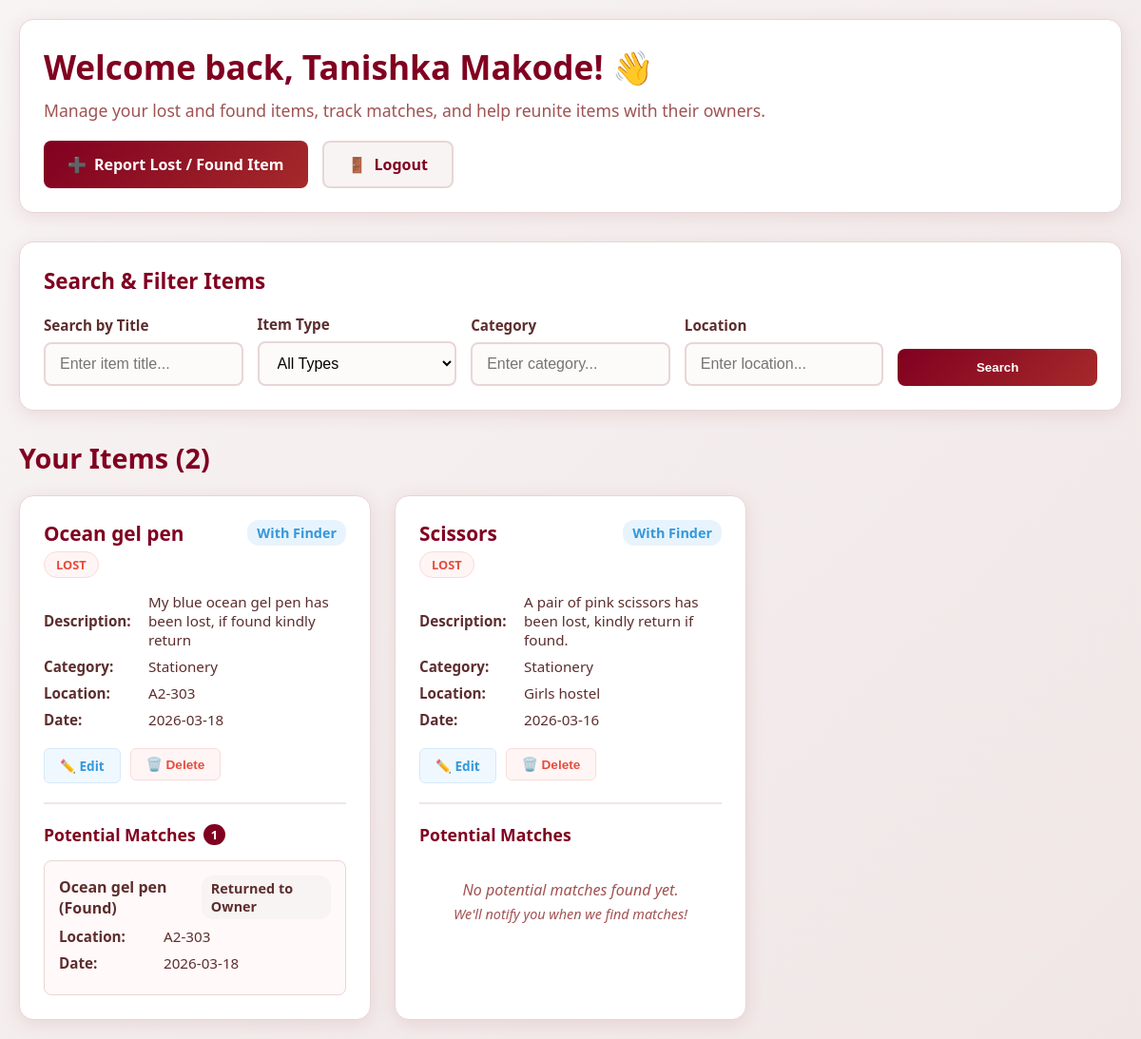
/dashboard (signed in), run on the app's committed database.
### app.py (models this page shows)
class User(db.Model, UserMixin):
    id = db.Column(db.Integer, primary_key=True)
    name = db.Column(db.String(100), nullable=False)
    email = db.Column(db.String(100), unique=True, nullable=False)
    password = db.Column(db.String(200), nullable=False)
    role = db.Column(db.String(10), default='user')
    created_at = db.Column(db.DateTime, default=datetime.utcnow)
    items = db.relationship('Item', backref='owner', lazy=True, cascade='all, delete-orphan')
    def is_admin(self):
        return self.role == 'admin'

class Item(db.Model):
    id = db.Column(db.Integer, primary_key=True)
    user_id = db.Column(db.Integer, db.ForeignKey('user.id'), nullable=False)
    title = db.Column(db.String(100), nullable=False)
    description = db.Column(db.Text, nullable=False)
    item_type = db.Column(db.String(10), nullable=False)
    category = db.Column(db.String(50), nullable=False)
    location = db.Column(db.String(100), nullable=False)
    date = db.Column(db.String(20), nullable=False)
    image_path = db.Column(db.String(200))
    status = db.Column(db.String(50), default='With Finder')
    created_at = db.Column(db.DateTime, default=datetime.utcnow)
    updated_at = db.Column(db.DateTime, default=datetime.utcnow, onupdate=datetime.utcnow)

### app.py (the view)
@app.route('/dashboard')
@login_required
def dashboard():
    if current_user.is_admin():
        return redirect(url_for('admin_dashboard'))
    search_title = request.args.get('title', '').strip()
    filter_type = request.args.get('type', '')
    filter_category = request.args.get('category', '').strip()
    filter_location = request.args.get('location', '').strip()
    query = Item.query.filter_by(user_id=current_user.id)
    if search_title:
        query = query.filter(Item.title.ilike(f"%{search_title}%"))
    if filter_type in ['Lost', 'Found']:
        query = query.filter_by(item_type=filter_type)
    if filter_category:
        query = query.filter(Item.category.ilike(f"%{filter_category}%"))
    if filter_location:
        query = query.filter(Item.location.ilike(f"%{filter_location}%"))
    items = query.order_by(Item.created_at.desc()).all()
    items_with_matches = []
    for item in items:
        text_matches = find_text_matches(item)
        image_matches = find_image_matches(item)
        all_matches = list({m.id: m for m in text_matches + image_matches}.values())
        items_with_matches.append({'item': item, 'matches': all_matches})
    return render_template('dashboard.html',
                         items_with_matches=items_with_matches,
                         search_title=search_title,
                         filter_type=filter_type,
                         filter_category=filter_category,
                         filter_location=filter_location)

### app.py (called while the page is built, shortened)
@login_manager.user_loader
def load_user(user_id):
    return User.query.get(int(user_id))

def find_image_matches(new_item):
    if not new_item.image_path or not os.path.exists(os.path.join('static', new_item.image_path)):
        return []

def find_text_matches(new_item):
    if new_item.item_type == 'Found':
        potential_matches = Item.query.filter_by(item_type='Lost').all()
    else:
        potential_matches = Item.query.filter_by(item_type='Found').all()
    matches = []
    for item in potential_matches:
        title_match = new_item.title.lower() in item.title.lower() or item.title.lower() in new_item.title.lower()
        category_match = item.category.lower() == new_item.category.lower()
        location_match = new_item.location.lower() in item.location.lower()
        if title_match and category_match and location_match:
            matches.append(item)
    return matches

### templates/dashboard.html (shortened to what this page needs)
<!DOCTYPE html>
<html lang="en">
<head>
</head>
<body>
    <div class="container">
        <div class="header">
            <div class="welcome-section">
                <h1>Welcome back, {{ current_user.name }}! 👋</h1>
                <p>Manage your lost and found items, track matches, and help reunite items with their owners.</p>
            </div>
            <div class="nav-buttons">
                <a href="{{ url_for('add_item') }}" class="btn btn-primary">
                    <span>➕</span> Report Lost / Found Item
                </a>
                <a href="{{ url_for('logout') }}" class="btn btn-secondary">
                    <span>🚪</span> Logout
                </a>
            </div>
        </div>
        <div class="search-section">
            <h3>Search & Filter Items</h3>
            <form method="GET" class="search-form">
                <div class="form-group">
                    <label for="title">Search by Title</label>
                    <input type="text" id="title" name="title" class="form-control"
                           placeholder="Enter item title..." value="{{ search_title }}">
                </div>
                <div class="form-group">
                    <label for="type">Item Type</label>
                    <select id="type" name="type" class="form-control">
                        <option value="">All Types</option>
                    </select>
                </div>
                <div class="form-group">
                    <label for="category">Category</label>
                    <input type="text" id="category" name="category" class="form-control"
                           placeholder="Enter category..." value="{{ filter_category }}">
                </div>
                <div class="form-group">
                    <label for="location">Location</label>
                    <input type="text" id="location" name="location" class="form-control"
                           placeholder="Enter location..." value="{{ filter_location }}">
                </div>
                <button type="submit" class="btn-search">Search</button>
            </form>
        </div>
        <div class="items-section">
            <h3>Your Items ({{ items_with_matches|length }})</h3>
            {% if items_with_matches %}
            <div class="items-grid">
                {% for entry in items_with_matches %}
                <div class="item-card">
                    <div class="item-header">
                        <div>
                            <h4 class="item-title">{{ entry.item.title }}</h4>
                            <span class="item-type item-type-{{ entry.item.item_type|lower }}">
                                {{ entry.item.item_type }}
                            </span>
                        </div>
                        <span class="item-status status-{{ entry.item.status|lower|replace(' ', '-') }}">
                            {{ entry.item.status }}
                        </span>
                    </div>
                    <div class="item-details">
                        <div class="item-detail">
                            <strong>Description:</strong>
                            <span>{{ entry.item.description }}</span>
                        </div>
                        <div class="item-detail">
                            <strong>Category:</strong>
                            <span>{{ entry.item.category }}</span>
                        </div>
                        <div class="item-detail">
                            <strong>Location:</strong>
                            <span>{{ entry.item.location }}</span>
                        </div>
                        <div class="item-detail">
                            <strong>Date:</strong>
                            <span>{{ entry.item.date }}</span>
                        </div>
                    </div>
                    <div class="item-actions">
                        <a href="{{ url_for('edit_item', item_id=entry.item.id) }}" class="btn-small btn-edit">
                            ✏️ Edit
                        </a>
                        {% if entry.item.status != 'Returned to Owner' %}
                        <form method="POST" action="{{ url_for('delete_item', item_id=entry.item.id) }}"
                              style="display: inline;" onsubmit="return confirm('Are you sure you want to delete this item? This action cannot be undone.');">
                            <button type="submit" class="btn-small btn-danger">🗑️ Delete</button>
                        </form>
                        {% else %}
                        <form method="POST" action="{{ url_for('delete_item', item_id=entry.item.id) }}"
                              style="display: inline;" onsubmit="return confirm('This item has been returned. Are you sure you want to delete it from your records?');">
                            <button type="submit" class="btn-small btn-danger">🗑️ Delete</button>
                        </form>
                        {% endif %}
                    </div>
                    <div class="matches-section">
                        <h4 class="matches-title">
                            Potential Matches
                            {% if entry.matches %}
                            <span class="match-badge">{{ entry.matches|length }}</span>
                            {% endif %}
                        </h4>
                        {% if entry.matches %}
                        <div class="matches-list">
                            {% for match in entry.matches %}
                            <div class="match-item">
                                <div class="match-header">
                                    <span class="match-title">{{ match.title }} ({{ match.item_type }})</span>
                                    <span class="item-status status-{{ match.status|lower|replace(' ', '-') }}">
                                        {{ match.status }}
                                    </span>
                                </div>
                                <div class="item-detail">
                                    <strong>Location:</strong> {{ match.location }}
                                </div>
                                <div class="item-detail">
                                    <strong>Date:</strong> {{ match.date }}
                                </div>
                            </div>
                            {% endfor %}
                        </div>
                        {% else %}
                        <div class="no-matches">
                            <p>No potential matches found yet.</p>
                            <p style="font-size: 0.9rem; margin-top: 5px;">We'll notify you when we find matches!</p>
                        </div>
                        {% endif %}
                    </div>
                </div>
                {% endfor %}
            </div>
            {% endif %}
        </div>
    </div>
</body>
</html>

### templates/dashboard.html (style rules this page uses)
* { margin: 0; padding: 0; box-sizing: border-box; }
body { font-family: 'Segoe UI', Tahoma, Geneva, Verdana, sans-serif; background: linear-gradient(135deg, #f8f4f4 0%, #f0e6e6 100%); min-height: 100vh; color: #5d2e2e; }
.container { max-width: 1200px; margin: 0 auto; padding: 20px; }
.header { background: white; border-radius: 15px; box-shadow: 0 4px 20px rgba(128, 0, 32, 0.1); padding: 25px; margin-bottom: 30px; border: 1px solid #e8d6d6; }
.welcome-section h1 { color: #800020; font-size: 2.2rem; margin-bottom: 10px; }
.welcome-section p { color: #a05252; font-size: 1.1rem; margin-bottom: 20px; }
.nav-buttons { display: flex; gap: 15px; flex-wrap: wrap; }
.btn { padding: 12px 25px; border: none; border-radius: 8px; font-weight: 600; text-decoration: none; cursor: pointer; transition: all 0.3s ease; display: inline-flex; align-items: center; gap: 8px; }
.btn-primary { background: linear-gradient(135deg, #800020 0%, #a52a2a 100%); color: white; }
.btn-secondary { background: #f8f4f4; color: #800020; border: 2px solid #e8d6d6; }
.search-section { background: white; border-radius: 15px; box-shadow: 0 4px 20px rgba(128, 0, 32, 0.1); padding: 25px; margin-bottom: 30px; border: 1px solid #e8d6d6; }
.search-section h3 { color: #800020; margin-bottom: 20px; font-size: 1.4rem; }
.search-form { display: grid; grid-template-columns: repeat(auto-fit, minmax(200px, 1fr)); gap: 15px; align-items: end; }
.form-group { display: flex; flex-direction: column; }
.form-group label { margin-bottom: 8px; color: #5d2e2e; font-weight: 600; font-size: 0.95rem; }
.form-control { padding: 12px 15px; border: 2px solid #e8d6d6; border-radius: 8px; font-size: 1rem; transition: all 0.3s ease; background: #fdfafa; }
.btn-search { background: linear-gradient(135deg, #800020 0%, #a52a2a 100%); color: white; border: none; padding: 12px 25px; border-radius: 8px; font-weight: 600; cursor: pointer; transition: all 0.3s ease; }
.items-section h3 { color: #800020; margin-bottom: 20px; font-size: 1.8rem; }
.items-grid { display: grid; grid-template-columns: repeat(auto-fill, minmax(350px, 1fr)); gap: 25px; }
.item-card { background: white; border-radius: 15px; box-shadow: 0 4px 20px rgba(128, 0, 32, 0.1); padding: 25px; border: 1px solid #e8d6d6; transition: transform 0.3s ease; position: relative; }
.item-header { display: flex; justify-content: space-between; align-items: flex-start; margin-bottom: 15px; }
.item-title { color: #800020; font-size: 1.3rem; font-weight: 700; margin-bottom: 5px; }
.item-type { display: inline-block; padding: 4px 12px; border-radius: 20px; font-size: 0.8rem; font-weight: 600; text-transform: uppercase; }
.item-type-lost { background: #fff5f5; color: #e74c3c; border: 1px solid #fadbd8; }
.item-status { font-size: 0.9rem; font-weight: 600; padding: 4px 10px; border-radius: 12px; background: #f8f4f4; color: #5d2e2e; }
.item-details { margin-bottom: 20px; }
.item-detail { display: flex; align-items: center; margin-bottom: 8px; font-size: 0.95rem; }
.item-detail strong { color: #5d2e2e; min-width: 100px; margin-right: 10px; }
.matches-section { margin-top: 20px; padding-top: 20px; border-top: 2px solid #f0e6e6; }
.matches-title { color: #800020; font-size: 1.1rem; margin-bottom: 15px; display: flex; align-items: center; gap: 8px; }
.match-badge { background: #800020; color: white; padding: 2px 8px; border-radius: 12px; font-size: 0.8rem; }
.matches-list { display: flex; flex-direction: column; gap: 12px; }
.match-item { background: #fff9f9; border: 1px solid #e8d6d6; border-radius: 8px; padding: 15px; }
.match-header { display: flex; justify-content: space-between; align-items: center; margin-bottom: 8px; }
.match-title { color: #5d2e2e; font-weight: 600; }
.no-matches { text-align: center; color: #a05252; font-style: italic; padding: 20px; }
.item-actions { display: flex; gap: 10px; margin-top: 20px; flex-wrap: wrap; }
.btn-small { padding: 8px 16px; border: none; border-radius: 6px; font-size: 0.85rem; font-weight: 600; cursor: pointer; transition: all 0.3s ease; text-decoration: none; }
.btn-danger { background: #fff5f5; color: #e74c3c; border: 1px solid #fadbd8; }
.btn-edit { background: #f0f8ff; color: #3498db; border: 1px solid #d6eaf8; }
.status-with-finder { background: #e8f4fd; color: #3498db; }

### data on the page
User: name "Tanishka Makode"
Item: item "Ocean gel pen", item.item_type "LOST", item.status "With Finder", item.description "My blue ocean gel pen has been lost, if found kindly return", item.category "Stationery", item.location "A2-303", item "2026-03-18"
Item: title "Ocean gel pen", item_type "Found", status "Returned to Owner", location "A2-303", date "2026-03-18"
Item: item "Scissors", item.item_type "LOST", item.status "With Finder", item.description "A pair of pink scissors has been lost, kindly return if found.", item.category "Stationery", item.location "Girls hostel", item "2026-03-16"

### other printed values
{{ items_with_matches|length }} "2"
{{ entry.matches|length }} "1"
